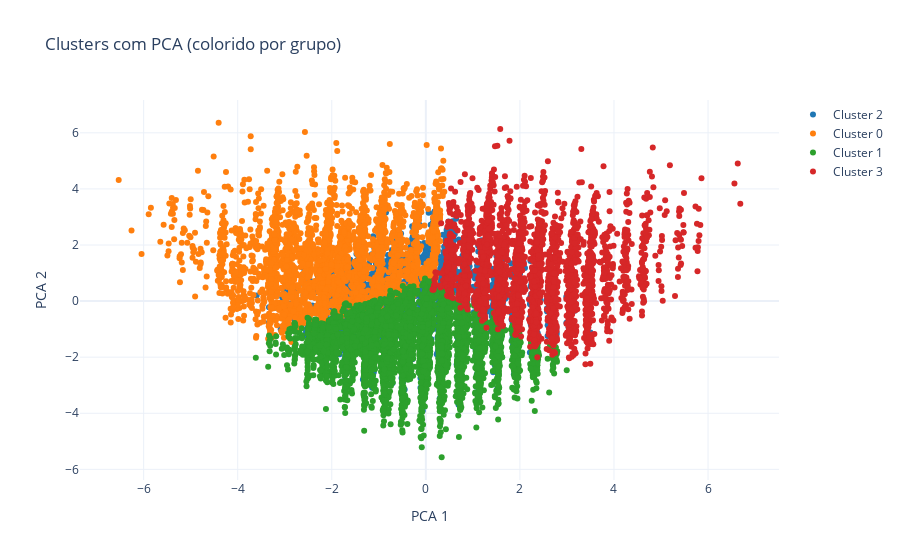

The cell this chart's notebook holds for it:
### Code cell
pca = PCA(n_components=2)
X_pca = pca.fit_transform(X_scaled)
df_profile_m['pca1'] = X_pca[:, 0]
df_profile_m['pca2'] = X_pca[:, 1]

unique_clusters = df_profile_m['cluster'].unique()

fig = go.Figure()
for i, cluster in enumerate(unique_clusters):
    cluster_data = df_profile_m[df_profile_m['cluster'] == cluster]
    fig.add_trace(go.Scatter(
        x=cluster_data['pca1'],
        y=cluster_data['pca2'],
        mode='markers',
        name=f'Cluster {cluster}',
        marker=dict(color=DEFAULT_PLOTLY_COLORS[i]),
    ))

fig.update_layout(
    title='Clusters com PCA (colorido por grupo)',
    xaxis_title='PCA 1',
    yaxis_title='PCA 2',
    template='plotly_white'
)
fig.show()

### Figure 1 — Plotly figure (JSON) as saved in the notebook; plotly's stock layout.template omitted (floating-point values rounded to 4 significant figures; data arrays with more than 128 entries replaced by an {"elided": "..."} marker saying what was removed)
{"data": [{"marker": {"color": "rgb(31, 119, 180)"}, "mode": "markers", "name": "Cluster 2", "type": "scatter", "x": {"elided": "3889 float values"}, "y": {"elided": "3889 float values"}}, {"marker": {"color": "rgb(255, 127, 14)"}, "mode": "markers", "name": "Cluster 0", "type": "scatter", "x": {"elided": "2961 float values"}, "y": {"elided": "2961 float values"}}, {"marker": {"color": "rgb(44, 160, 44)"}, "mode": "markers", "name": "Cluster 1", "type": "scatter", "x": {"elided": "4992 float values"}, "y": {"elided": "4992 float values"}}, {"marker": {"color": "rgb(214, 39, 40)"}, "mode": "markers", "name": "Cluster 3", "type": "scatter", "x": {"elided": "2983 float values"}, "y": {"elided": "2983 float values"}}], "layout": {"title": {"text": "Clusters com PCA (colorido por grupo)"}, "xaxis": {"title": {"text": "PCA 1"}}, "yaxis": {"title": {"text": "PCA 2"}}}}
